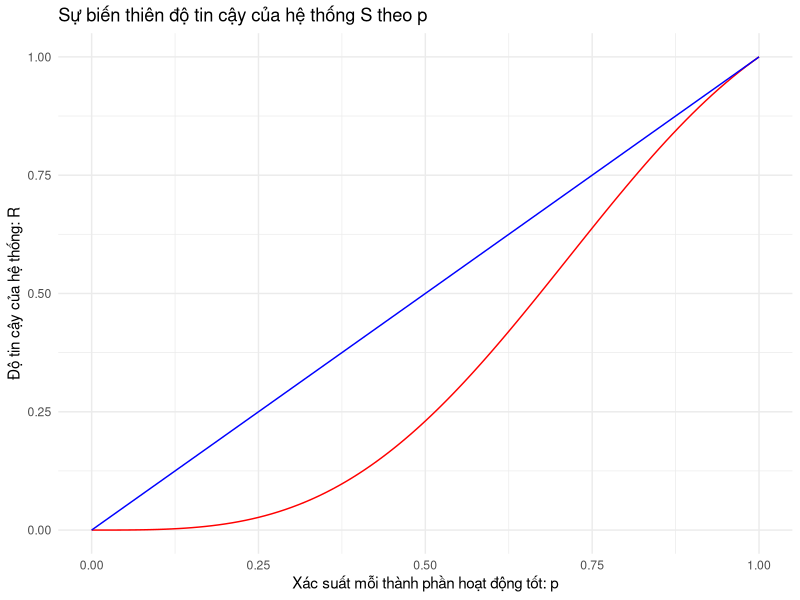
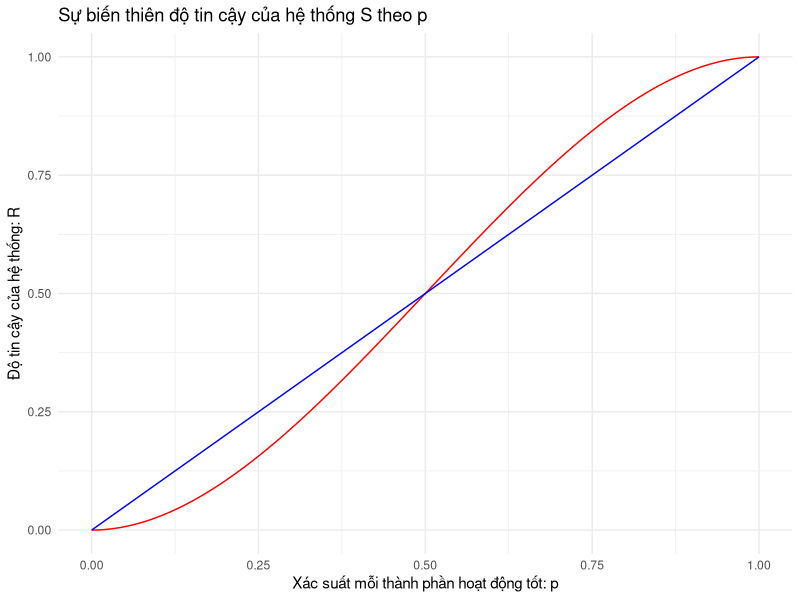

Source code (R) for these figures, in order:
if (!require(ggplot2)) {
  install.packages("ggplot2")
}

library(ggplot2)

# Định nghĩa hàm: R_function với biến p
R_function <- function(p) {
  p*(1-(1-p^2)*(1-p*(1-(1-p)^2)^2))
}
R_equal_p_function <- function(p) {
  p
}

# Tạo dữ liệu: tạo một chuỗi giá trị p từ 0 đến 1, bước nhảy 0.01
p_values <- seq(0, 1, 0.01)

# Tính giá trị R cho mỗi giá trị p bằng cách sử dụng hàm R_function đã định nghĩa
R_values <- R_function(p_values)
R_equal_p_values <- R_equal_p_function(p_values)

# Tạo khung dữ liệu: kết hợp tất cả vào một khung dữ liệu duy nhất
data <- data.frame(p = p_values, R = R_values, R_equal_p = R_equal_p_values)

# Vẽ hàm số
ggplot(data, aes(x=p_values)) +                  
  geom_line(aes(y=R_values), colour="red") + 
  geom_line(aes(y=R_equal_p_values), colour="blue") +
  labs(title = "Sự biến thiên độ tin cậy của hệ thống S theo p", 
       x = "Xác suất mỗi thành phần hoạt động tốt: p", 
       y = "Độ tin cậy của hệ thống: R") +
  theme_minimal()                    





# bài 2 =============
if (!require(ggplot2)) {
  install.packages("ggplot2")
}

library(ggplot2)

# Định nghĩa hàm: R_function với biến p
R_function <- function(p) {
  p*(1-(1-p)^2)+p^2*(1-p)
}
R_equal_p_function <- function(p) {
  p
}

# Tạo dữ liệu: tạo một chuỗi giá trị p từ 0 đến 1, bước nhảy 0.01
p_values <- seq(0, 1, 0.01)

# Tính giá trị R cho mỗi giá trị p bằng cách sử dụng hàm R_function đã định nghĩa
R_values <- R_function(p_values)
R_equal_p_values <- R_equal_p_function(p_values)

# Tạo khung dữ liệu: kết hợp tất cả vào một khung dữ liệu duy nhất
data <- data.frame(p = p_values, R = R_values, R_equal_p = R_equal_p_values)

# Vẽ hàm số
ggplot(data, aes(x=p_values)) +                  
  geom_line(aes(y=R_values), colour="red") + 
  geom_line(aes(y=R_equal_p_values), colour="blue") +
  labs(title = "Sự biến thiên độ tin cậy của hệ thống S theo p", 
       x = "Xác suất mỗi thành phần hoạt động tốt: p", 
       y = "Độ tin cậy của hệ thống: R") +
  theme_minimal()                    